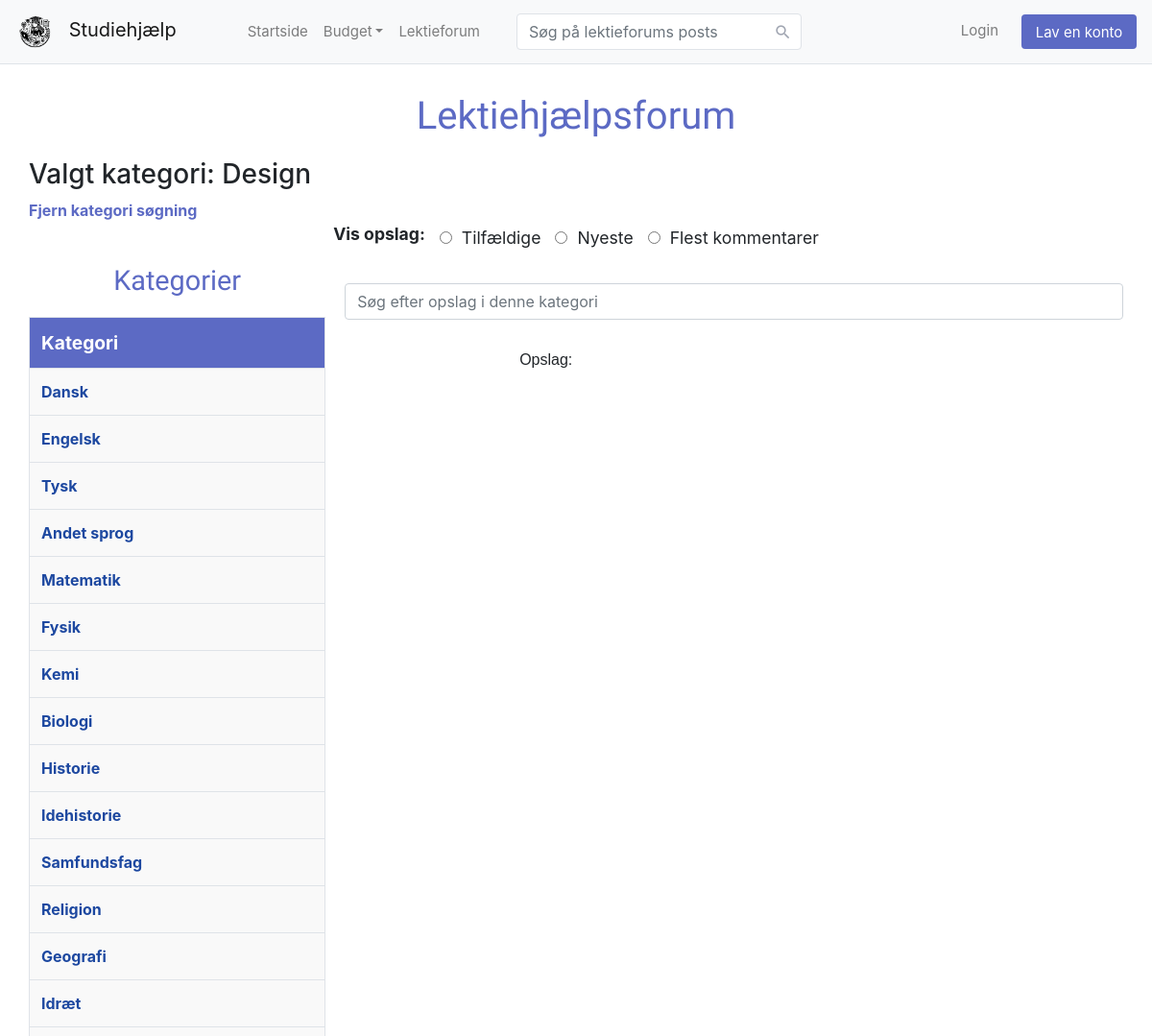
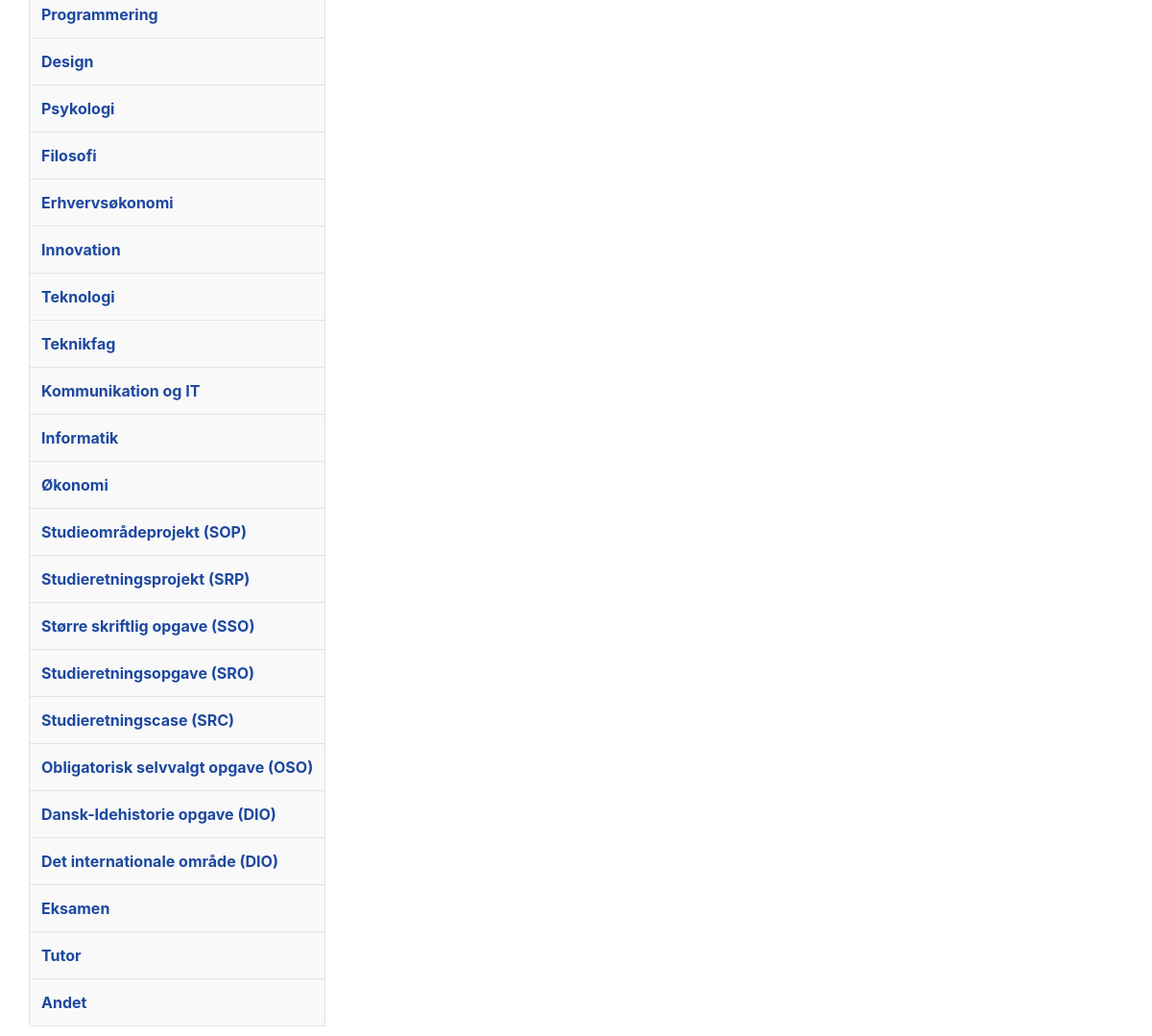
/lektiehjælp/Design, run on the app's committed database (2 pictures, top to bottom).
### tables this page shows
CREATE TABLE category (
    id          INTEGER NOT NULL,
    name        TEXT NOT NULL,
    PRIMARY KEY(id AUTOINCREMENT)
);

### app.py (the view)
@app.route("/lektiehjælp/<category>")
def lektiehjælp_category(category):
    search = request.args.get("search")
    searchcriteria = request.args.get("searchcriteria")
    if searchcriteria == "newest":
        order = "date DESC"
    elif searchcriteria == "popular":
        order = "comment_count DESC"
    else:
        order = "RANDOM()"
    if search and search != "None":
        where = "AND (message LIKE ? OR header LIKE ?)"
    else:
        where = ""
    conn = sqlite3.connect("database.db")
    conn.row_factory = sqlite3.Row
    cur = conn.cursor()
    rows = cur.execute("SELECT name FROM category")
    categories = [dict(row) for row in rows.fetchall()]
    rows = cur.execute(f"""SELECT publicMessages.id AS id, username, header, message, category.name AS category_name, picturename, date, people.grade AS grade,
                            (SELECT COUNT(*) FROM comments WHERE messageid = publicMessages.id) AS comment_count
                            FROM publicMessages JOIN people ON publicMessages.senderid = people.id JOIN category ON publicMessages.categoryid = category.id
                            WHERE category_name = ? {where} ORDER BY {order} LIMIT 20""", (category, f"%{search}%", f"%{search}%") if where else (category,))
    posts = [dict(row) for row in rows]
    conn.close()
    return render_template("lektiehjælp_category.html", posts=posts, categories=categories, category=category)

### app.py (called while the page is built)
@app.after_request
def after_request(response):
    response.headers["Cache-Control"] = "no-cache, no-store, must-revalidate"
    response.headers["Expires"] = 0
    response.headers["Pragma"] = "no-cache"
    return response

### templates/lektiehjælp_category.html (shortened to what this page needs)
{% extends "layout.html" %}
{% block body %}
    <div class="lektiehjælp">
        <h1>Lektiehjælpsforum</h1>
        <h3>Valgt kategori: {{ category }}</h3>
        <a href="/lektiehjælp">Fjern kategori søgning</a>
        <form action="/lektiehjælp/{{ category }}" method="get" style="margin-bottom: 10px;">
            <label>Vis opslag:</label>
            <input type="radio" name="searchcriteria" value="random" {% if request.args.get('searchcriteria') == 'random' %}checked{% endif %} onchange="this.form.submit()"> Tilfældige
            <input type="radio" name="searchcriteria" value="newest" {% if request.args.get('searchcriteria') == 'newest' %}checked{% endif %} onchange="this.form.submit()"> Nyeste
            <input type="radio" name="searchcriteria" value="popular" {% if request.args.get('searchcriteria') == 'popular' %}checked{% endif %} onchange="this.form.submit()"> Flest kommentarer
        </form>
        <div style="display: flex; align-items: flex-start; gap: 20px;">
            <div>
                <h2>Kategorier</h2>
                <table border="1">
                    <thead>
                        <tr>
                            <th>Kategori</th>
                        </tr>
                    </thead>
                    <tbody>
                        {% for cat in categories %}
                        <tr>
                            <td><a href="/lektiehjælp/{{ cat.name }}">{{ cat.name }}</a></td>
                        </tr>
                        {% endfor %}
                    </tbody>
                </table>
            </div>
            <div style="flex-grow: 1;">
                <form action="/lektiehjælp/{{ category }}" method="get" style="margin-bottom: 30px; text-align: center;">
                    <input autocomplete="off" type="text" class="form-control" name="search"
                        placeholder="Søg efter opslag i denne kategori"
                        value="{{ request.args.get('search') or '' }}">
                </form>
                <div class="posts-container" style="margin-top: 20px;">
                    {% include "posts.html" %}
                </div>
            </div>
        </div>
    </div>
{% endblock %}

### static/styles.css (style rules this page uses)
body { font-family: 'Varela Round', sans-serif; background-image: var(--body-bg); height: 100vh; margin: 0; display: block; }
.form-control { box-shadow: none; border-radius: 4px; }

### templates/posts.html (style rules this page uses)
.posts-container { width: 100%; max-width: 1600px; margin: auto; font-family: Arial, sans-serif; padding: 0 20px; }

### templates/lektiehjælp_category.html (style rules this page uses)
.lektiehjælp h1, .lektiehjælp h2 { color: #5c6ac4; font-family: 'Varela Round', sans-serif; text-align: center; margin-bottom: 20px; }
.lektiehjælp h1 { font-size: 2.5em; }
.lektiehjælp h2 { font-size: 1.8em; }
.lektiehjælp form { display: flex; justify-content: center; align-items: center; gap: 10px; font-size: 1.1em; }
.lektiehjælp form label { font-weight: bold; }
.lektiehjælp input[type="radio"] { margin-left: 5px; }
.lektiehjælp a { color: #5c6ac4; text-decoration: none; font-weight: bold; }
.lektiehjælp .posts-container { width: 80%; margin: 30px auto; }
.lektiehjælp table { width: 100%; border-collapse: collapse; margin-top: 20px; }
.lektiehjælp th, .lektiehjælp td { border: 1px solid #dfe3e8; padding: 12px; text-align: left; }
.lektiehjælp th { background-color: #5c6ac4; color: #fff; font-size: 1.2em; }
.lektiehjælp td { background-color: #f9f9f9; font-size: 1em; }
.lektiehjælp td a { color: #1D48A0; }

### data on the page
category: name "Design"
category: name "Dansk"
category: name "Engelsk"
category: name "Tysk"
category: name "Andet sprog"
category: name "Matematik"
category: name "Fysik"
category: name "Kemi"
category: name "Biologi"
category: name "Historie"
category: name "Idehistorie"
category: name "Samfundsfag"
category: name "Religion"
category: name "Geografi"
category: name "Idræt"
category: name "Programmering"
category: name "Psykologi"
category: name "Filosofi"
category: name "Erhvervsøkonomi"
category: name "Innovation"
category: name "Teknologi"
category: name "Teknikfag"
category: name "Kommunikation og IT"
category: name "Informatik"
category: name "Økonomi"
category: name "Studieområdeprojekt (SOP)"
category: name "Studieretningsprojekt (SRP)"
category: name "Større skriftlig opgave (SSO)"
category: name "Studieretningsopgave (SRO)"
category: name "Studieretningscase (SRC)"
category: name "Obligatorisk selvvalgt opgave (OSO)"
category: name "Dansk-Idehistorie opgave (DIO)"
category: name "Det internationale område (DIO)"
category: name "Eksamen"
category: name "Tutor"
category: name "Andet"
